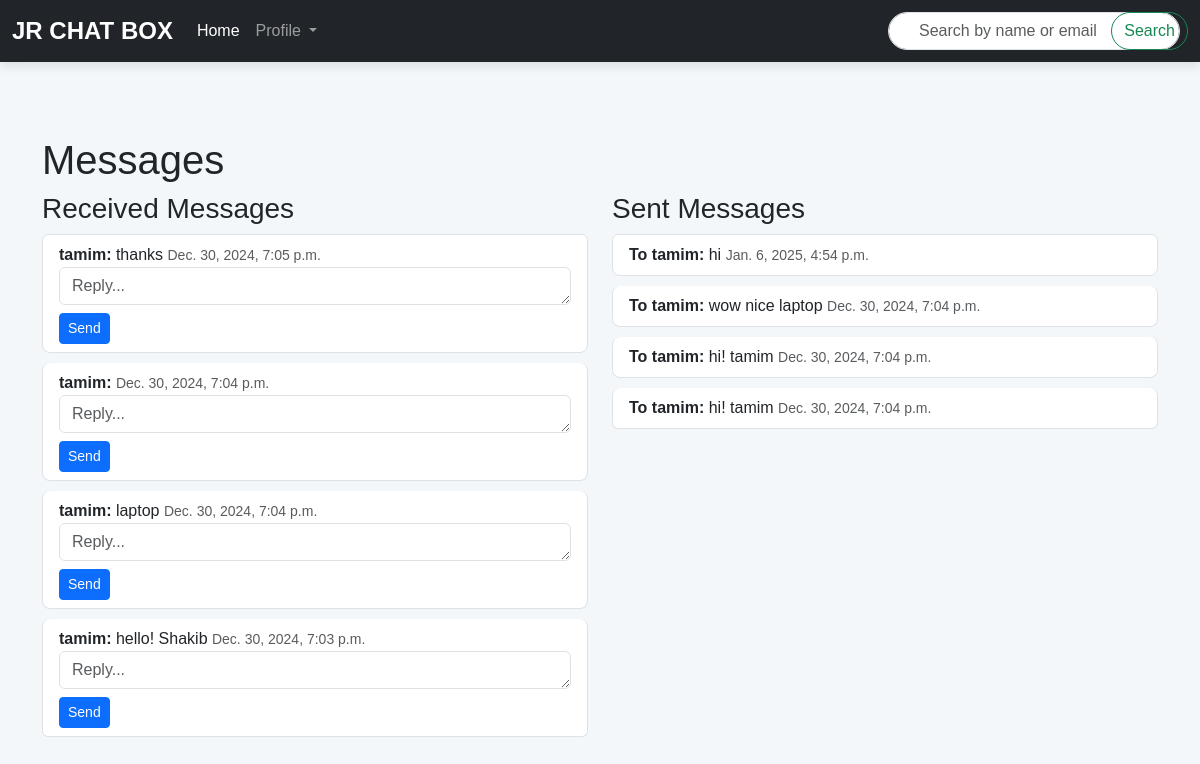
Page /messages/ (signed in) on the committed database.
### Chat/models.py (models this page shows, shortened)
class Message(models.Model):
    sender = models.ForeignKey(User, related_name="sent_messages", on_delete=models.CASCADE)
    receiver = models.ForeignKey(User, related_name="received_messages", on_delete=models.CASCADE)
    content = models.TextField()
    file = models.FileField(upload_to='chat_files/', blank=True, null=True)
    timestamp = models.DateTimeField(auto_now_add=True)
    is_read = models.BooleanField(default=False)

### Chat/views.py (the view, shortened to what this page needs)
# urls.py: path('messages/', views.message_box, name='message_box'),
@login_required
def message_box(request):
    received_messages = Message.objects.filter(receiver=request.user).order_by('-timestamp')
    sent_messages = Message.objects.filter(sender=request.user).order_by('-timestamp')
    return render(request, 'message_box.html', {
        'received_messages': received_messages,
        'sent_messages': sent_messages,
    })

### templates/message_box.html (shortened to what this page needs)
{% load static %}
<!DOCTYPE html>
<html lang="en">
<head>
    <link href="https://cdn.jsdelivr.net/npm/bootstrap@5.3.0-alpha1/dist/css/bootstrap.min.css" rel="stylesheet">
    <link rel="stylesheet" href="{% static 'message_box.css' %}">
</head>
<body>
    <nav class="navbar navbar-expand-lg navbar-dark bg-dark">
        <div class="container-fluid">
            <a class="navbar-brand" href="#">JR CHAT BOX</a>
            <div class="collapse navbar-collapse" id="navbarNav">
                <ul class="navbar-nav">
                    <li class="nav-item">
                        <a class="nav-link active" href="{% url 'home' %}">Home</a>
                    </li>
                    <li class="nav-item dropdown">
                        <a class="nav-link dropdown-toggle" href="#" id="navbarDropdown" role="button"
                            data-bs-toggle="dropdown" aria-expanded="false">
                            Profile
                        </a>
                    </li>
                </ul>
                <form method="GET" action="{% url 'search_profile' %}" class="d-flex ms-auto search-bar" role="search">
                    <input class="form-control me-2" type="search" name="query" placeholder="Search by name or email"
                        aria-label="Search" value="{{ request.GET.query }}">
                    <button class="btn btn-outline-success" type="submit">Search</button>
                </form>
            </div>
        </div>
    </nav>
    <div class="container mt-4 message-container">
        <h1>Messages</h1>
        <div class="row">
            <div class="col-md-6">
                <h3>Received Messages</h3>
                <ul class="list-group">
                    {% for msg in received_messages %}
                    <li class="list-group-item">
                        <strong>{{ msg.sender.username }}:</strong> {{ msg.content }}
                        <span class="text-muted small">{{ msg.timestamp }}</span>
                        <form method="POST" action="">
                            <textarea name="content" rows="1" class="form-control mb-2" placeholder="Reply..."></textarea>
                            <button type="submit" class="btn btn-sm btn-primary">Send</button>
                        </form>
                    </li>
                    {% endfor %}
                </ul>
            </div>
            <div class="col-md-6">
                <h3>Sent Messages</h3>
                <ul class="list-group">
                    {% for msg in sent_messages %}
                    <li class="list-group-item">
                        <strong>To {{ msg.receiver.username }}:</strong> {{ msg.content }}
                        <span class="text-muted small">{{ msg.timestamp }}</span>
                    </li>
                    {% endfor %}
                </ul>
            </div>
        </div>
    </div>
</body>
</html>

### static/message_box.css (style rules this page uses)
body { background-color: #f4f7fa; font-family: 'Arial', sans-serif; }
.navbar { box-shadow: 0 4px 10px rgba(0, 0, 0, 0.1); }
.navbar-brand { font-weight: bold; font-size: 1.5rem; }
.search-bar { position: relative; width: 300px; }
.search-bar input { border-radius: 50px; padding-left: 30px; }
.search-bar button { position: absolute; right: 0; top: 0; border-radius: 50px; }
.message-container { padding-top: 50px; }
.list-group-item { border-radius: 8px; margin-bottom: 10px; background-color: #fff; transition: transform 0.3s ease; }

### rows in the picture
Message: sender.username "tamim", content "thanks", timestamp "Dec. 30, 2024, 7:05 p.m."
Message: sender.username "tamim", timestamp "Dec. 30, 2024, 7:04 p.m."
Message: sender.username "tamim", content "laptop", timestamp "Dec. 30, 2024, 7:04 p.m."
Message: sender.username "tamim", content "hello! Shakib", timestamp "Dec. 30, 2024, 7:03 p.m."
Message: receiver.username "tamim", content "hi", timestamp "Jan. 6, 2025, 4:54 p.m."
Message: receiver.username "tamim", content "wow nice laptop", timestamp "Dec. 30, 2024, 7:04 p.m."
Message: receiver.username "tamim", content "hi! tamim", timestamp "Dec. 30, 2024, 7:04 p.m."
Message: receiver.username "tamim", content "hi! tamim", timestamp "Dec. 30, 2024, 7:04 p.m."
